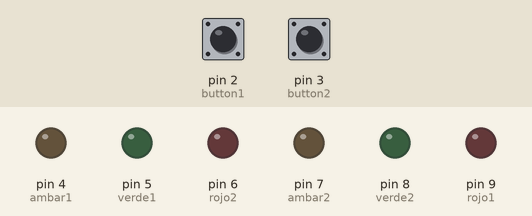
A sketch run on a simulated Arduino Uno, built with avr-gcc and run on an emulated ATmega328P. Parts: output pins drawn as LEDs (lit = HIGH). Inputs (shaded band) come from the test bench; at power-on: pin 2 (button1) HIGH, pin 3 (button2) HIGH.

Above: at 1.2 s.
1.3 s: pin 2 (button1) pulled LOW for 0.15 s
At 2.2 s:
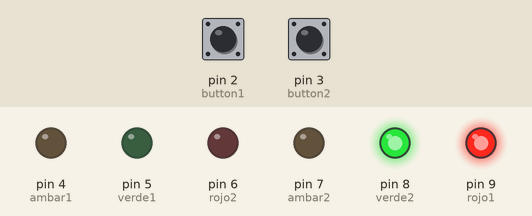
4.4 s: pin 2 (button1) pulled LOW for 1 s
At 8.3 s:
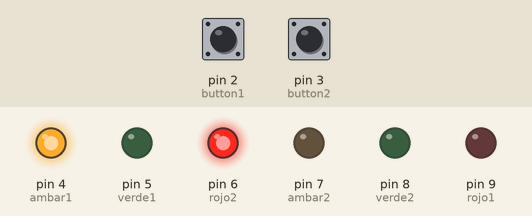
8.4 s: pin 2 (button1) pulled LOW for 3.2 s
At 15.6 s:
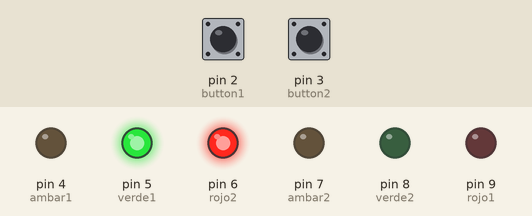
Timing chart, 0 to 19.1 s (numbered marks = the images above; inputs shaded):
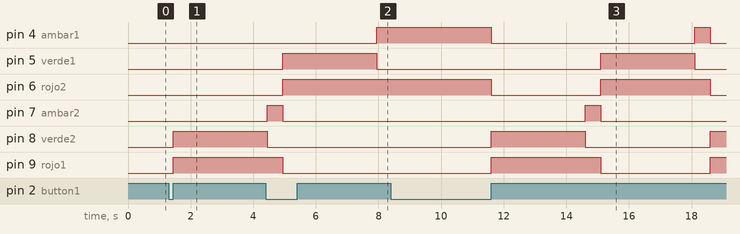

Measured:
- after the input at 1.3 s, pin 8 (verde2), pin 9 (rojo1): LOW → HIGH after 0.15 s
- after the input at 8.4 s, pin 4 (ambar1): HIGH → LOW after 3.2 s, → HIGH 6.5 s later, → LOW 0.50 s later; pin 5 (verde1): LOW → HIGH after 6.7 s, → LOW 3.0 s later

The sketch:

semaforo_conBotones.ino
```cpp
// Configurar pines
const int rojo1=9;  // Semaforo rojo 1 -> pin 9
const int rojo2=6;  // Semaforo rojo 2 -> pin 6
const int ambar1=4; // Semaforo ambar 1 -> pin 4
const int ambar2=7; // Semaforo ambar 2 -> pin 7
const int verde1=5; // Semaforo verde 1 -> pin 5
const int verde2=8; // Semaforo verde 2 -> pin 8

const int button1=2;  // Boton 1 -> pin 2
const int button2=3;  // Boton 2 -> pin 3

// Variables globales
volatile byte state=0;
int buttonState=0;

// Funcion para encender semaforo 1 rojo y semaforo 2 verde
void rojo1verde2(){
  digitalWrite(rojo1, HIGH);
  digitalWrite(ambar1,LOW);
  digitalWrite(verde1,LOW);
  digitalWrite(rojo2,LOW);
  digitalWrite(ambar2,LOW);
  digitalWrite(verde2, HIGH);
}

// Funcion para encender semaforo 1 rojo y semaforo 2 ambar
void rojo1ambar2(){
  digitalWrite(rojo1, HIGH);
  digitalWrite(ambar1,LOW);
  digitalWrite(verde1,LOW);
  digitalWrite(rojo2,LOW);
  digitalWrite(ambar2,HIGH);
  digitalWrite(verde2, LOW);
}

// Funcion para encender semaforo 1 verde y semaforo 2 rojo
void verde1rojo2(){
  digitalWrite(rojo1, LOW);
  digitalWrite(ambar1,LOW);
  digitalWrite(verde1,HIGH);
  digitalWrite(rojo2,HIGH);
  digitalWrite(ambar2,LOW);
  digitalWrite(verde2, LOW);
}

// Funcion para encender semaforo 1 ambar y semaforo 2 rojo
void ambar1rojo2(){
  digitalWrite(rojo1, LOW);
  digitalWrite(ambar1,HIGH);
  digitalWrite(verde1,LOW);
  digitalWrite(rojo2,HIGH);
  digitalWrite(ambar2,LOW);
  digitalWrite(verde2, LOW);
}

//Funcion para cambio de manual a automatico
void changingMode(){
  state=!state;
}

int i=0;
//Funcion para cambiar semaforos manualmente
void changingSemaforos(){
  if(i<4) i++;
  else if(i==4) i=1;
}

// the setup function runs once when you press reset or power the board
void setup() {
 //Inicializar LEDs, botones y puerto serie
 Serial.begin(9600);
 pinMode(rojo1,OUTPUT);
 pinMode(ambar1,OUTPUT);
 pinMode(verde1,OUTPUT);
 pinMode(rojo2,OUTPUT);
 pinMode(ambar2,OUTPUT);
 pinMode(verde2,OUTPUT);
 pinMode(button1, INPUT_PULLUP);
 pinMode(button2, INPUT_PULLUP);
 buttonState=digitalRead(button1);
 buttonState=digitalRead(button2);

  //Definir interrupciones
 attachInterrupt(digitalPinToInterrupt(button1),changingMode,RISING);
 attachInterrupt(digitalPinToInterrupt(button2),changingSemaforos,RISING);
}


// the loop function runs over and over again forever
void loop() {

  //Automatico
  while(state){
    rojo1verde2();
    delay(3000);
    rojo1ambar2();
    delay(500);
    verde1rojo2();
    delay(3000);
    ambar1rojo2();
    delay(500);
  }

  //Manual
  while(!state){
    if(i==1) rojo1verde2();
    if(i==2) rojo1ambar2();
    if(i==3) verde1rojo2();
    if(i==4) ambar1rojo2();
  }


}
```
